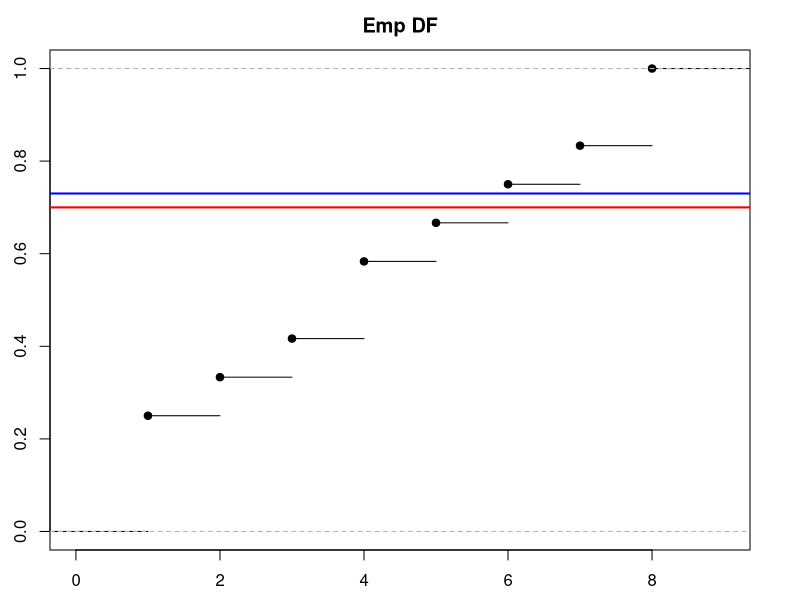
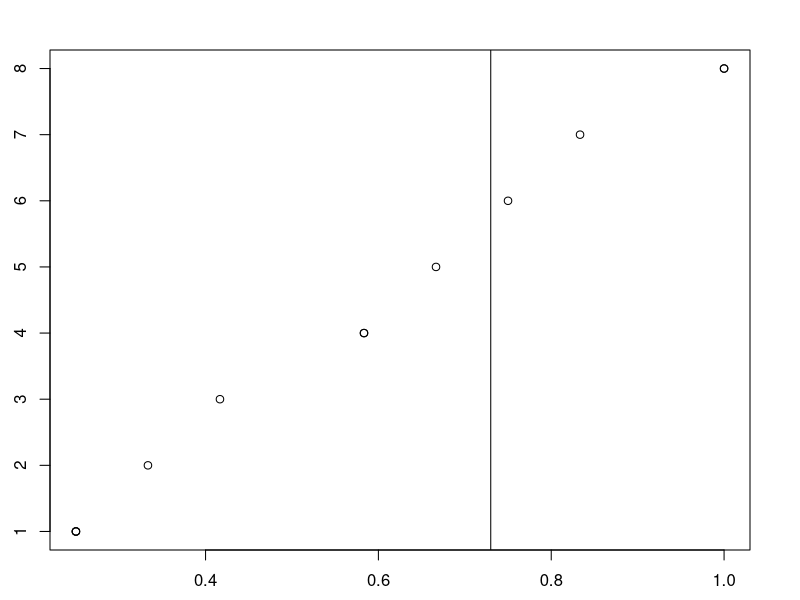

Generate these figures, in order, with R:

L <- c(4, 1, 2, 5, 7, 8, 4, 8, 6 ,3, 1, 1)
alpha <- 0.7

sort(L)

L_sorted <- sort(L)
L_sorted[ceiling(length(L_sorted) * alpha)]

ecdf_fun <- ecdf(L)
par(mfrow = c(1,1), mai = c(0.5, 0.5, 0.5, 0.5))
plot(ecdf_fun,
     main = 'Emp DF',
     xlab = 'L',
     ylab = 'F_L')

lines(c(-2, 10), c(alpha, alpha), col = 'red', lwd = '2')

VaR <- as.numeric(quantile(L, alpha, type = 1))

ProbCond <- sum(L > VaR) / length(L)

gamma <- ProbCond / (1 - alpha)

mean(L[L > VaR])

ES <- gamma * mean(L[L > VaR]) + (1-gamma) * VaR

# 73%-VaR
lines(c(-2, 10), c(0.73, 0.73), col = 'blue', lwd = '2')
L[ceiling(length(L) * 0.73)]

plot(ecdf_fun(L), L)
abline(v= 0.73)

mean(L[L > VaR])
ecdf_fun(6)
